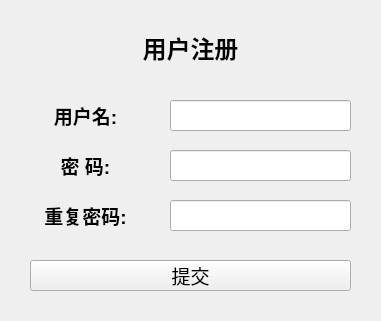
<?xml version="1.0" encoding="UTF-8"?>
<ui version="4.0">
 <class>RegisterWindow</class>
 <widget class="QWidget" name="RegisterWindow">
  <property name="geometry">
   <rect>
    <x>0</x>
    <y>0</y>
    <width>381</width>
    <height>321</height>
   </rect>
  </property>
  <property name="minimumSize">
   <size>
    <width>381</width>
    <height>321</height>
   </size>
  </property>
  <property name="maximumSize">
   <size>
    <width>381</width>
    <height>321</height>
   </size>
  </property>
  <property name="windowTitle">
   <string>用户注册</string>
  </property>
  <widget class="QLabel" name="label_title">
   <property name="geometry">
    <rect>
     <x>30</x>
     <y>30</y>
     <width>321</width>
     <height>31</height>
    </rect>
   </property>
   <property name="text">
    <string>&lt;html&gt;&lt;head/&gt;&lt;body&gt;&lt;p align=&quot;center&quot;&gt;&lt;span style=&quot; font-size:18pt; font-weight:600;&quot;&gt;用户注册&lt;/span&gt;&lt;/p&gt;&lt;/body&gt;&lt;/html&gt;</string>
   </property>
  </widget>
  <widget class="QLabel" name="label_username">
   <property name="geometry">
    <rect>
     <x>30</x>
     <y>100</y>
     <width>111</width>
     <height>31</height>
    </rect>
   </property>
   <property name="text">
    <string>&lt;html&gt;&lt;head/&gt;&lt;body&gt;&lt;p align=&quot;center&quot;&gt;&lt;span style=&quot; font-size:14pt; font-weight:600;&quot;&gt;用户名:&lt;/span&gt;&lt;/p&gt;&lt;/body&gt;&lt;/html&gt;</string>
   </property>
  </widget>
  <widget class="QLabel" name="label_password">
   <property name="geometry">
    <rect>
     <x>30</x>
     <y>150</y>
     <width>111</width>
     <height>31</height>
    </rect>
   </property>
   <property name="text">
    <string>&lt;html&gt;&lt;head/&gt;&lt;body&gt;&lt;p align=&quot;center&quot;&gt;&lt;span style=&quot; font-size:14pt; font-weight:600;&quot;&gt;密  码:&lt;/span&gt;&lt;/p&gt;&lt;/body&gt;&lt;/html&gt;</string>
   </property>
  </widget>
  <widget class="QLabel" name="label_re_password">
   <property name="geometry">
    <rect>
     <x>30</x>
     <y>200</y>
     <width>111</width>
     <height>31</height>
    </rect>
   </property>
   <property name="text">
    <string>&lt;html&gt;&lt;head/&gt;&lt;body&gt;&lt;p align=&quot;center&quot;&gt;&lt;span style=&quot; font-size:14pt; font-weight:600;&quot;&gt;重复密码:&lt;/span&gt;&lt;/p&gt;&lt;/body&gt;&lt;/html&gt;</string>
   </property>
  </widget>
  <widget class="QLineEdit" name="lineEdit_username">
   <property name="geometry">
    <rect>
     <x>170</x>
     <y>100</y>
     <width>181</width>
     <height>31</height>
    </rect>
   </property>
  </widget>
  <widget class="QLineEdit" name="lineEdit_password">
   <property name="geometry">
    <rect>
     <x>170</x>
     <y>150</y>
     <width>181</width>
     <height>31</height>
    </rect>
   </property>
  </widget>
  <widget class="QLineEdit" name="lineEdit_re_password">
   <property name="geometry">
    <rect>
     <x>170</x>
     <y>200</y>
     <width>181</width>
     <height>31</height>
    </rect>
   </property>
  </widget>
  <widget class="QPushButton" name="pushButton_register">
   <property name="geometry">
    <rect>
     <x>30</x>
     <y>260</y>
     <width>321</width>
     <height>31</height>
    </rect>
   </property>
   <property name="font">
    <font>
     <pointsize>14</pointsize>
    </font>
   </property>
   <property name="text">
    <string>提交</string>
   </property>
  </widget>
 </widget>
 <resources/>
 <connections/>
</ui>
